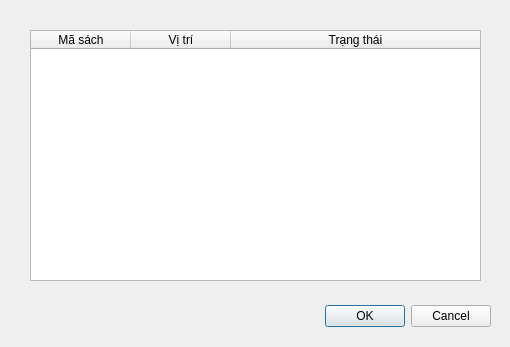
<?xml version="1.0" encoding="UTF-8"?>
<ui version="4.0">
 <class>Danhmucsach</class>
 <widget class="QDialog" name="Danhmucsach">
  <property name="geometry">
   <rect>
    <x>0</x>
    <y>0</y>
    <width>510</width>
    <height>347</height>
   </rect>
  </property>
  <property name="windowTitle">
   <string>Dialog</string>
  </property>
  <widget class="QDialogButtonBox" name="buttonBox">
   <property name="geometry">
    <rect>
     <x>150</x>
     <y>300</y>
     <width>341</width>
     <height>32</height>
    </rect>
   </property>
   <property name="orientation">
    <enum>Qt::Orientation::Horizontal</enum>
   </property>
   <property name="standardButtons">
    <set>QDialogButtonBox::StandardButton::Cancel|QDialogButtonBox::StandardButton::Ok</set>
   </property>
  </widget>
  <widget class="QTableWidget" name="tableWidget_danhmucsach">
   <property name="geometry">
    <rect>
     <x>30</x>
     <y>30</y>
     <width>451</width>
     <height>251</height>
    </rect>
   </property>
   <attribute name="horizontalHeaderStretchLastSection">
    <bool>true</bool>
   </attribute>
   <column>
    <property name="text">
     <string>Mã sách</string>
    </property>
   </column>
   <column>
    <property name="text">
     <string>Vị trí</string>
    </property>
   </column>
   <column>
    <property name="text">
     <string>Trạng thái</string>
    </property>
   </column>
  </widget>
 </widget>
 <resources/>
 <connections>
  <connection>
   <sender>buttonBox</sender>
   <signal>accepted()</signal>
   <receiver>Danhmucsach</receiver>
   <slot>accept()</slot>
   <hints>
    <hint type="sourcelabel">
     <x>248</x>
     <y>254</y>
    </hint>
    <hint type="destinationlabel">
     <x>157</x>
     <y>274</y>
    </hint>
   </hints>
  </connection>
  <connection>
   <sender>buttonBox</sender>
   <signal>rejected()</signal>
   <receiver>Danhmucsach</receiver>
   <slot>reject()</slot>
   <hints>
    <hint type="sourcelabel">
     <x>316</x>
     <y>260</y>
    </hint>
    <hint type="destinationlabel">
     <x>286</x>
     <y>274</y>
    </hint>
   </hints>
  </connection>
 </connections>
</ui>
